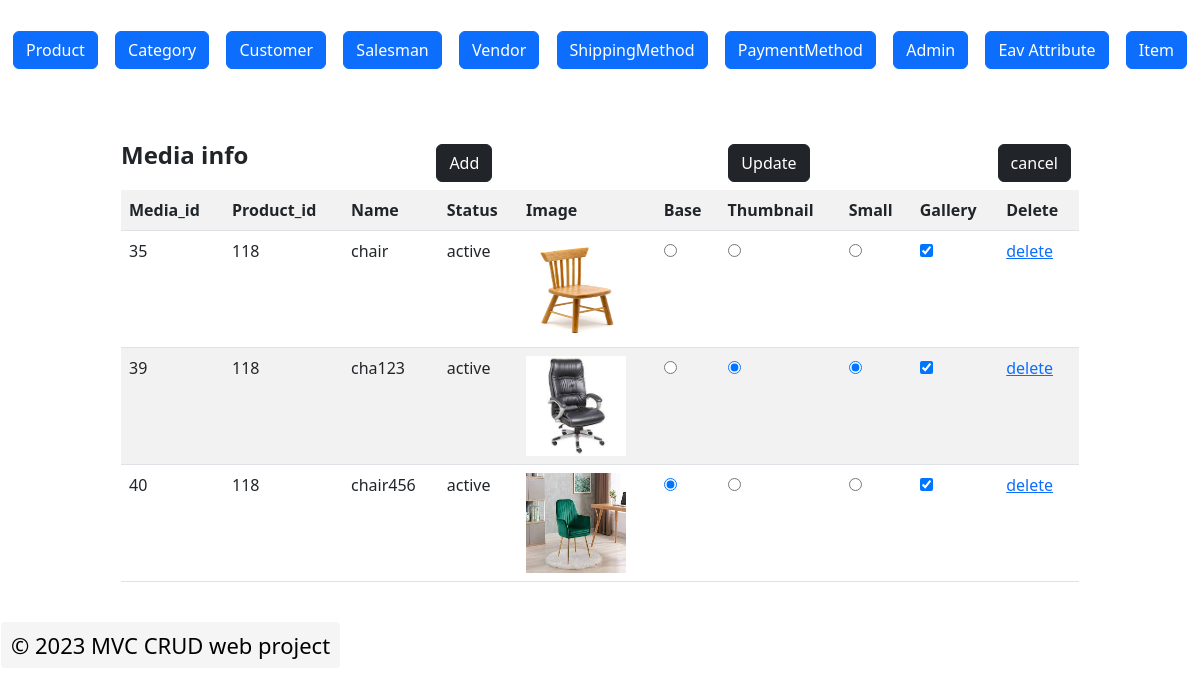
/index.php?c=product_media&a=grid&product_id=118, run on an earlier commit of the app's database.
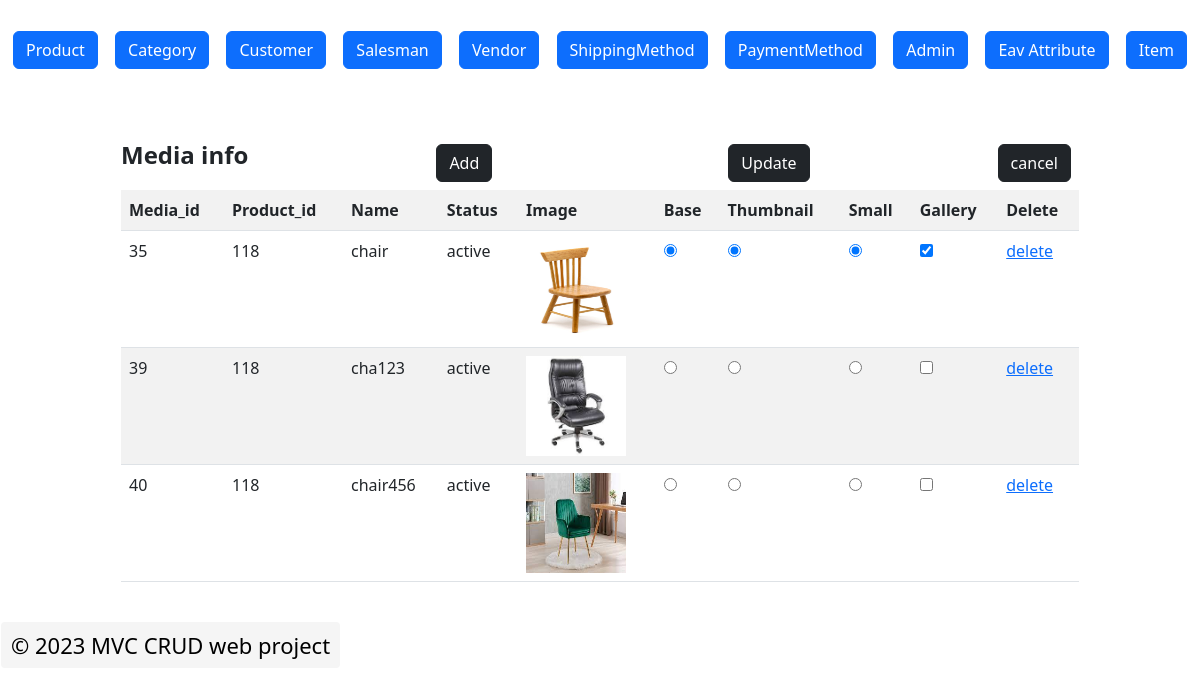
And on a later commit of the database.
### tables this page shows
CREATE TABLE `media` (
  `media_id` int(11) NOT NULL,
  `product_id` int(11) NOT NULL,
  `name` varchar(255) NOT NULL,
  `status` tinyint(4) NOT NULL,
  `image` varchar(255) DEFAULT NULL,
  `base` tinyint(4) NOT NULL,
  `thumbnail` tinyint(4) NOT NULL,
  `small` tinyint(4) NOT NULL,
  `gallery` tinyint(4) NOT NULL,
  `created_at` date NOT NULL
);

### index.php (called while the page is built, shortened)
<?php
spl_autoload_register(function ($className) {
    $classPath = str_replace('_', '/', $className);
});
class Ccc
{
	public static function init()
	{
		$front = new Controller_Core_Front();
		$front->init();
	}
	public static function getModel($className)
	{
		return new $className();
	}
	public static function getRegistry($key)
	{
		if (array_key_exists($key, $GLOBALS)) {
			return $GLOBALS[$key];
		}
		return null;
	}
}
Ccc::init();
?>

### Model/Core/Request.php (called while the page is built, shortened)
<?php
class Model_Core_Request
{
	public function getParam($key = null , $value = null)
	{
		if($key == 	null)
		{
			return $_GET;
		}
		if(array_key_exists($key, $_GET))
		{
			return $_GET[$key];
		}
		return $value;
	}
	public function getActionName()
	{
		return $this->getParam('a', 'grid');
	}
}
?>

### Model/Core/View.php (called while the page is built, shortened)
<?php
class Model_Core_View
{
	protected $template = null;
	public function setTemplate($template)
	{
		$this->template = $template;
		return $this;
	}
	public function getTemplate()
	{
		return $this->template;
	}
	public function render()
	{
		require "View" . DS . $this->getTemplate();
	}
	public function getUrl($action = null, $controller = null, $param = [], $reset = false)
	{
		return Ccc::getModel('Core_Url')->getUrl($action, $controller, $param, $reset);
	}
}

### Controller/Product/Media.php (called while the page is built, shortened)
<?php
class Controller_Product_Media extends Controller_Core_Action
{
	public function gridAction()
	{
		try {
			$layout = $this->getLayout();
			$grid = $layout->createBlock('Product_Media_Grid');
			$layout->getChild('content')->addChild('grid',$grid);
			$layout->render();
		} catch (Exception $e) {
			$this->getMessage()->addMessages($e->getMessage(), Model_Core_Message::FAILURE);
		}
	}
}
?>

### Block/Core/Template.php (called while the page is built, shortened)
<?php
class Block_Core_Template extends Model_Core_View
{
	protected $children = [];
	public function getChildren()
	{
		return $this->children;
	}
	public function addChild($key, $value)
	{
		$this->children[$key] = $value;
		return $this;
	}
}

### Model/Core/Url.php (called while the page is built)
<?php
require_once'Model/Core/Request.php';
class Model_Core_Url
{
	public function getUrl($action = null, $controller = null, $param = [], $reset = false)
	{
		$result = new Model_Core_Request();
		$final = $result->getParam();
		if ($reset) {
			$final = [];
		}
		if ($controller) {
			$final['c'] = $controller;
		}
		else{
			$final['c'] = $result->getControllerName();
		}
		if ($action) {
			$final['a'] = $action;
		}
		else{
			$final['a'] = $result->getActionName();
		}
		if ($param) {
			$final = array_merge($final, $param);
		}
		$queryString = http_build_query($final);
		$requesturl = trim($_SERVER['REQUEST_URI'], $_SERVER['QUERY_STRING']);
		return $url = $_SERVER['REQUEST_SCHEME'].'://'.$_SERVER['HTTP_HOST'].$requesturl.$queryString;
	}
}
?>

### Block/Product/Media/Grid.php (called while the page is built, shortened)
<?php
class Block_Product_Media_Grid extends Block_Core_Template
{
	public function getMedias()
	{
		$productId = Ccc::getModel('Core_Request')->getParam('product_id');
		$query = "SELECT * FROM `media` WHERE `product_id` = {$productId}";
		$medias = Ccc::getModel('Product_Media')->fetchAll($query);
		if(!$medias){
			return Ccc::getModel('Product_Media');
		}
		else{
			return $medias;
		}
	}
}
?>

### Model/Core/Adapter.php (called while the page is built, shortened)
	<?php
class Model_Core_Adapter {
	public $config = [
		'host' => 'localhost',
		'username'=>'root',
		'password' => '',
		'dbname' => 'newmvc-hirenasodiya'
	];
	public function connect()
	{
		$connect = mysqli_connect(
		$this->config['host'],
		$this->config['username'],
		$this->config['password'],
		$this->config['dbname']);
		return $connect;
	}
	public function fetchAll($query)
	{
		$connect = $this->connect();
		$result	= mysqli_query($connect,$query);
		if($result->num_rows > 0)
		{
		    return $result->fetch_all(MYSQLI_ASSOC);
		}
		return null;
	}
}
?>

### Model/Core/Table/Resource.php (called while the page is built, shortened)
<?php
class Model_Core_Table_Resource
{
	public function getAdapter()
	{
		$adapter = new Model_Core_Adapter();
		return $adapter;
	}
	public function fetchAll($query)
	{
		return $this->getAdapter()->fetchAll($query);
	}
}
?>

### Model/Core/Table.php (called while the page is built, shortened)
<?php
class Model_Core_Table
{
	protected $data = [];
	protected $resource = null;
	protected $collection = null;
	public function setResource($resource)
	{
		$this->resource = $resource;
		return $this;
	}
	public function getResource()
	{
		if ($this->resource) {
			return $this->resource;
		}
		$resource = new ($this->resourceClass)();
		return $resource;
	}
	public function setCollection($collection)
	{
		$this->collection = $collection;
		return $this;
	}
	public function getCollection()
	{
		if ($this->collection) {
			return $this->collection;
		}
		$collection = new ($this->collectionClass)();
		return $collection;
	}
	public function __get($key)
	{
		return $this->data[$key];
	}
	public function setData(array $data)
	{
		$this->data = array_merge($this->data, $data) ;
		return $this;
	}
	public function fetchAll($query)
	{
		$result = $this->getResource()->fetchAll($query);
		$collection = $this->getCollection()->setData($result);
		return $collection;
	}
}
?>

### Model/Core/Table/Collection.php (called while the page is built, shortened)
<?php
class Model_Core_Table_Collection
{
	protected $data = [];
	public function setData(array $data)
	{
		$this->data = array_merge($this->data, $data);
		return $this;
	}
	public function getData()
	{
		return $this->data;
	}
}

### Model/Product/Media/Resource.php (called while the page is built, shortened)
<?php
class Model_Product_Media_Resource extends Model_Core_Table_Resource
{
	public function getStatusOptions()
	{
		return [
			self::STATUS_ACTIVE => self::STATUS_ACTIVE_LBL,
			self::STATUS_INACTIVE => self::STATUS_INACTIVE_LBL
		];
	}
}

### Model/Product/Media.php (called while the page is built, shortened)
<?php
class Model_Product_Media extends Model_Core_Table
{
    public function getStatusText()
    {
        $statuses = $this->getResource()->getStatusOptions();
        if (array_key_exists($this->status, $statuses))
        {
            return $statuses[$this->status];
        }
        return $statuses[Model_Product_Media_Resource::STATUS_DEFAULT];
    }
}
?>

### View/product/media/grid.phtml (the view)
<?php
$medias = $this->getMedias()->getData();
$productId = Ccc::getRegistry('product_id');
?>
<form action="<?php echo $this->getUrl('save','product_media',['product_id' => $productId] ); ?>" method="POST">
<div class="d-flex align-items-center justify-content-sm-between">
		<p class="fw-bolder fs-4">Media info</p>
		<div class="m-2 mx-2"><a class="btn btn-dark pull-right" href="<?php echo $this->getUrl('add','product_media', ['product_id' => $productId]);?>">Add</a></div>
			<button class="btn btn-dark ms-5" name="submit" value="update">Update</button>
			<div class="m-2 mx-2"><a class="btn btn-dark pull-right" href="<?php echo $this->getUrl('grid','product', [], true);?>">cancel</a></div>
		</div>
<table class="table table-striped">
	<tr>
		<th>Media_id</th>
		<th>Product_id</th>
		<th>Name</th>
		<th>Status</th>
		<th>Image</th>
		<th>Base</th>
		<th>Thumbnail</th>
		<th>Small</th>
		<th>Gallery</th>
		<th>Delete</th>
	</tr>
	<?php if (!$medias):?>
		<tr>
			<td colspan="16">No record found</td>
		</tr>
	<?php else: ?>
	<?php foreach($medias as $media): ?>
	<tr>
		<td><?php echo $media->media_id ; ?></td>
		<td><?php echo $media->product_id ; ?></td>
		<td><?php echo $media->name ; ?></td>
		<td><?php echo $media->getStatusText($media->status); ?>
		</td>
		<td><img src="View/product/media/upload/<?php echo $media->image ; ?>" height= "100" width="100"></td>
		<td><input type="radio" name="base" value="<?php echo $media->media_id ;?>"
			<?php if ($media->base != '0') {
				echo "checked";
			}
		 	?>></td>
		<td><input type="radio" name="thumbnail" value="<?php echo $media->media_id ;?>"
			<?php if ($media->thumbnail != '0') {
				echo "checked";
			}
		 	?>></td>
		<td><input type="radio" name="small" value="<?php echo $media->media_id ;?>"
			<?php if ($media->small != '0') {
				echo "checked";
			}
		 	?>></td>
		<td><input type="checkbox" name="gallery[]" value="<?php echo $media->media_id ;?>"
			<?php if ($media->gallery != '0') {
				echo "checked";
			}
		 	?>></td>
		<td><a href="<?php echo $this->getUrl('delete','product_media', ['product_id' => $productId, 'media_id' => $media->media_id], true); ?>">delete</a></td>
	</tr>
	<?php endforeach;?>
	<?php endif;?>
</table>
</form>
</body>
</html>

### Controller/Core/Front.php (shortened to what this page needs)
<?php
class Controller_Core_Front
{
	protected function setRequest(Model_Core_Request $request)
	{
		return $this;
	}
	public function getRequest()
	{
		$request = new Model_Core_Request();
		return $request;
	}
	public function init()
	{
		$request = $this->getRequest();
		$controller = new $controllerClassName();
		$actionName = $request->getActionName().'Action';
		if (method_exists($controller, $actionName) == false) {
			$controller->errorAction($actionName);
		}else{
			$controller->$actionName();
		}
	}
}

### View/core/layout/3columns.phtml (shortened to what this page needs)
<!DOCTYPE html>
<html>
<?php $this->createBlock('Html_Head')->render(); ?>
<body>
	<table class="w-100">
		<tr style=" height:100px">
			<td colspan="3"><?php $this->getChild('header')->render(); ?></td>
		</tr>
		<tr style=" height:35px">
			<td colspan="3"><?php $this->getChild('message')->render(); ?></td>
		</tr>
		<tr style="height: 300px;">
			<td width="10%"></td>
			<td><?php $this->getChild('content')->render(); ?></td>
			<td width="10%"></td>
		<tr style="height: 100px;">
			<td colspan="3"><?php $this->getChild('footer')->render(); ?></td>
		</tr>
</body>
</html>

### View/html/head.phtml (shortened to what this page needs)
<head>
	<link href="https://cdn.jsdelivr.net/npm/bootstrap@5.3.0-alpha3/dist/css/bootstrap.min.css" rel="stylesheet">
</head>

### View/html/header.phtml
<nav class="navbar bg-white" data-bs-theme="dark">
	<div class="container-fluid">
			<a class="btn btn-primary" href="index.php?c=product&a=grid">Product</a>
			<a class="btn btn-primary" href="index.php?c=category&a=grid">Category</a>
			<a class="btn btn-primary" href="index.php?c=customer&a=grid">Customer</a>
			<a class="btn btn-primary" href="index.php?c=salesman&a=grid">Salesman</a>
			<a class="btn btn-primary" href="index.php?c=vendor&a=grid">Vendor</a>
			<a class="btn btn-primary" href="index.php?c=shippingmethod&a=grid">ShippingMethod</a>
			<a class="btn btn-primary" href="index.php?c=paymentmethod&a=grid">PaymentMethod</a>
			<a class="btn btn-primary" href="index.php?c=admin&a=grid">Admin</a>
			<a class="btn btn-primary" href="index.php?c=eav_attribute&a=grid">Eav Attribute</a>
			<a class="btn btn-primary" href="index.php?c=item&a=grid">Item</a>
	</div>
</nav>

### View/html/content.phtml
<?php
$children = $this->getChildren();
foreach ($children as $child) {
	$child->render();
}
?>

### View/html/footer.phtml (shortened to what this page needs)
<div class="maindiv">
    <h3>© 2023 MVC CRUD web project </h3>
</div>

### View/html/footer.phtml (style rules this page uses)
.maindiv { display : flex; }
.maindiv h3 { font-size : 22px; background-color: whitesmoke; padding : 10px; color : black; border-radius: 4px; }

What changed in the data, as far as the page shows it:
computed for media "chair": base "☐" → "☑"; thumbnail "☐" → "☑"; small "☐" → "☑"
changed media "cha123": thumbnail "☑" → "☐"; small "☑" → "☐"; gallery "☑" → "☐"
changed media "chair456": base "☑" → "☐"; gallery "☑" → "☐"
